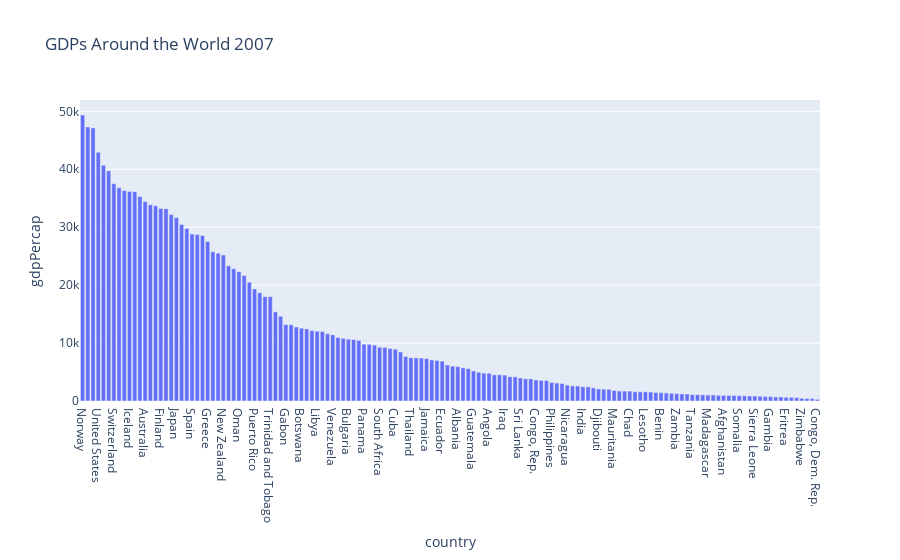

The notebook cell saved with this chart:
### Markdown cell above
## Draw a Bar Plot
Draw a bar plot to compare GDP of countries in 2007. Decorate the plot properly.

### Code cell
fig_gdps = px.bar(data_frame=df_2007.sort_values('gdpPercap', ascending=False), x='country', y='gdpPercap', title='GDPs Around the World 2007')
fig_gdps.show()

### Figure 1 — Plotly figure (JSON) as saved in the notebook; plotly's stock layout.template omitted (floating-point values rounded to 4 significant figures; data arrays with more than 128 entries replaced by an {"elided": "..."} marker saying what was removed)
{"data": [{"alignmentgroup": "True", "hovertemplate": "country=%{x}<br>gdpPercap=%{y}<extra></extra>", "legendgroup": "", "marker": {"color": "#636efa", "pattern": {"shape": ""}}, "name": "", "offsetgroup": "", "orientation": "v", "showlegend": false, "textposition": "auto", "type": "bar", "x": {"elided": "142 str values"}, "xaxis": "x", "y": {"elided": "142 float values"}, "yaxis": "y"}], "layout": {"barmode": "relative", "legend": {"tracegroupgap": 0}, "title": {"text": "GDPs Around the World 2007"}, "xaxis": {"anchor": "y", "domain": [0, 1], "title": {"text": "country"}}, "yaxis": {"anchor": "x", "domain": [0, 1], "title": {"text": "gdpPercap"}}}}
